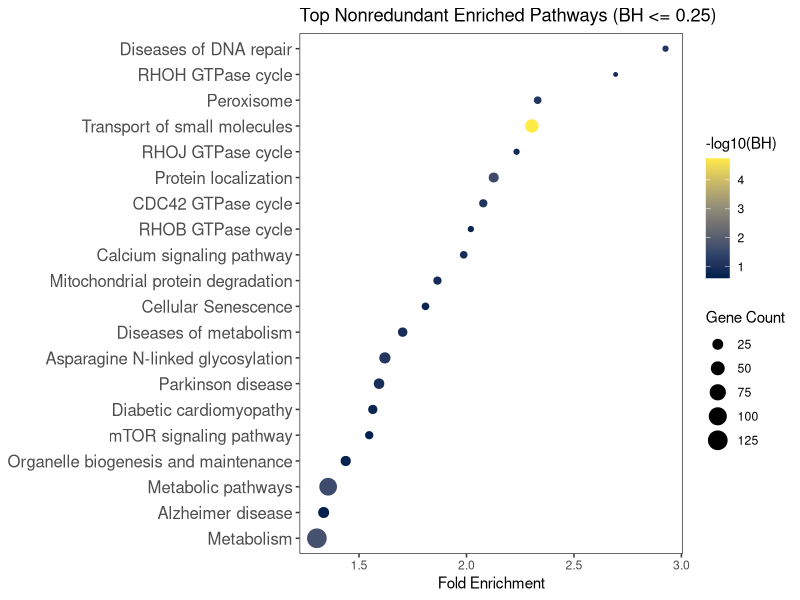
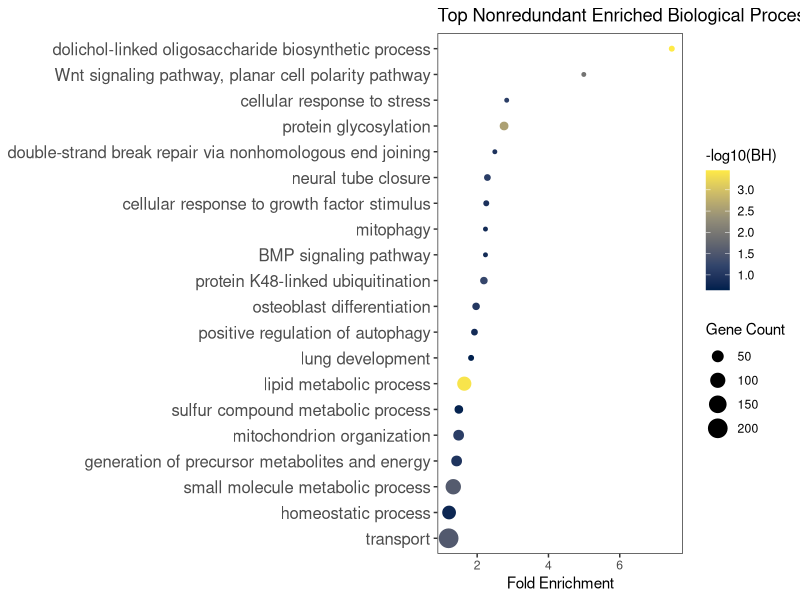
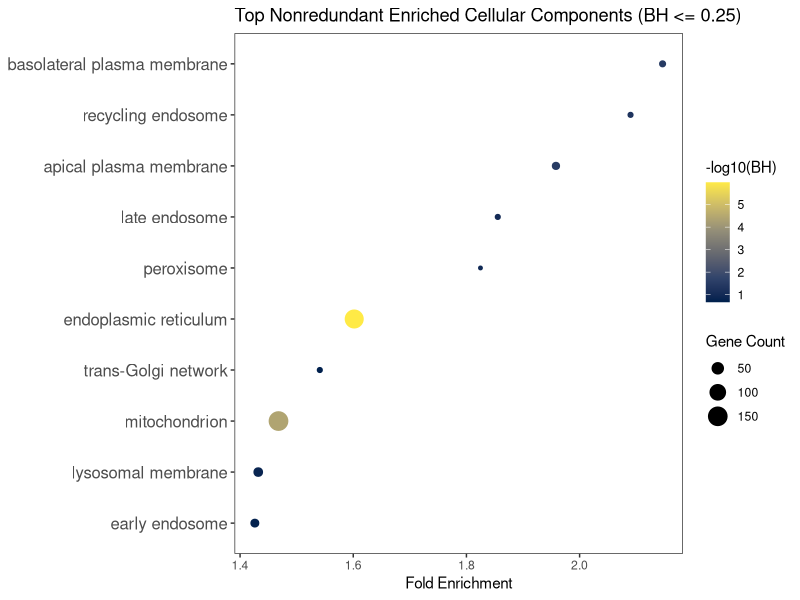
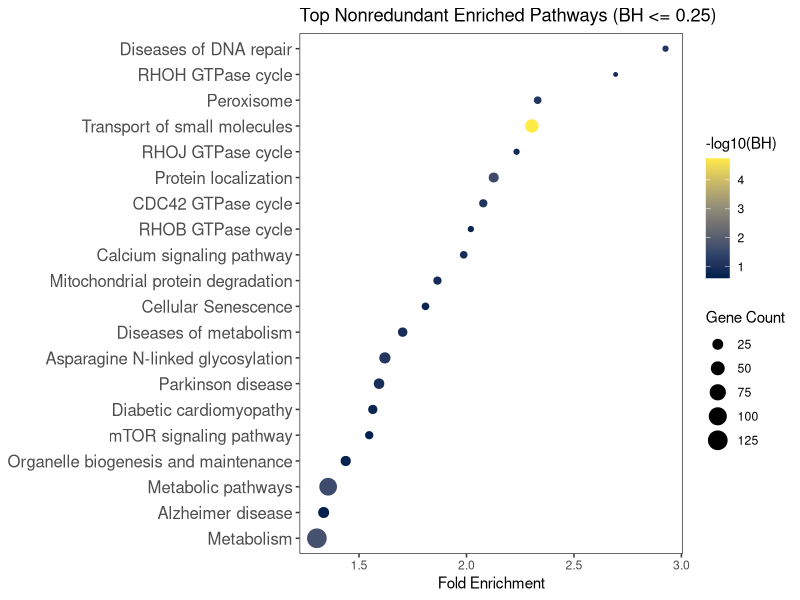
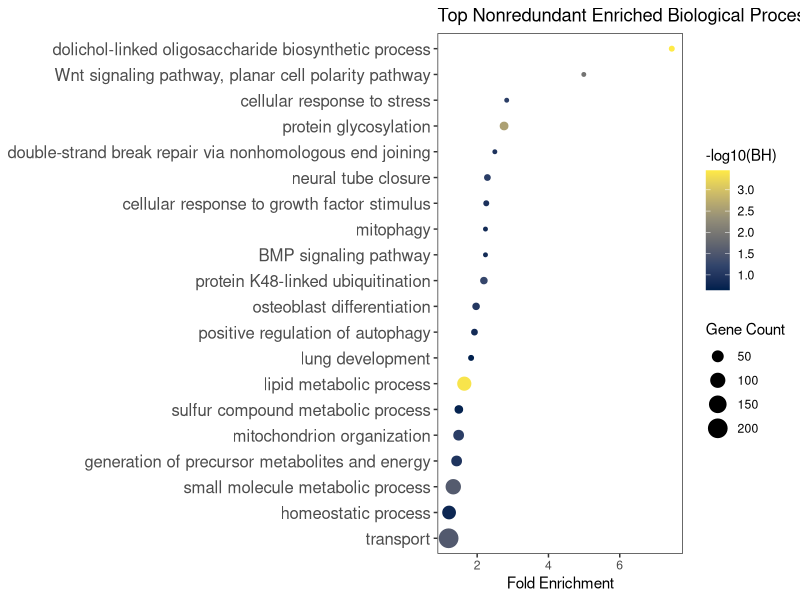
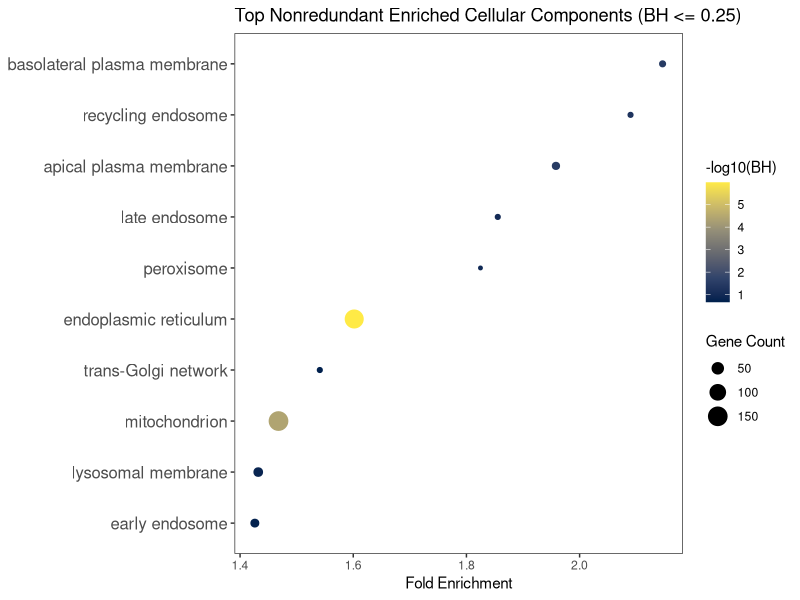

Source code (R) for these figures, in order:
library(dplyr)
library(ggplot2)
library(readr)
library(stringr)
library(forcats)
library(viridis)

# ---------------------------------------------------------
# 1. INPUT
# ---------------------------------------------------------

enrich_df <- read.csv(
  "Proteomic_output_txts/PANGEA_results_pval0.01_FC2/Acute_RDH12_200vsVeh_200enrichment_2026-04-28.csv",
  check.names = FALSE,
  stringsAsFactors = FALSE
)

outdir <- "Proteomic_Figs/PANGEA_top_terms_plots/pval0.01_FC2/Acute_RDH12_200vsVeh_200enrichment/dotplots/"
dir.create(outdir, recursive = TRUE, showWarnings = FALSE)

# BH cutoff for plotting
bh_cutoff <- 0.25

# number of terms to plot after redundancy reduction
n_pathway_terms <- 20
n_bp_terms <- 20
n_cc_terms <- 10

# redundancy settings
remove_near_duplicates <- TRUE
jaccard_cutoff <- 0.85   # remove terms with very similar overlap-gene sets
remove_subset_duplicates <- TRUE
subset_cutoff <- 0.9     # 1.0 = strict subset only; use 0.9 if you want almost-subsets removed too

# whether to save PNG in addition to PDF
save_png <- FALSE

# ---------------------------------------------------------
# 2. CLEAN COLUMN TYPES
# ---------------------------------------------------------

# Keep the original "Fold Enrichment" column if it exists,
# and also keep log2 fold as a separate numeric column.
enrich_df <- enrich_df %>%
  mutate(
    `Fold Enrichment` = suppressWarnings(as.numeric(`Fold Enrichment`)),
    `log2 fold` = suppressWarnings(as.numeric(`log2 fold`)),
    `Benjamini & Hochberg` = suppressWarnings(as.numeric(`Benjamini & Hochberg`)),
    `Count Overlap Gene` = suppressWarnings(as.numeric(`Count Overlap Gene`))
  )

# If Fold Enrichment is missing but log2 fold exists, use log2 fold as the plotted x variable
if (!"Fold Enrichment" %in% colnames(enrich_df) || all(is.na(enrich_df$`Fold Enrichment`))) {
  enrich_df <- enrich_df %>%
    mutate(`Fold Enrichment` = `log2 fold`)
}

# ---------------------------------------------------------
# 3. FIND OVERLAP GENE COLUMN
# ---------------------------------------------------------

candidate_overlap_cols <- c(
  "Overlaping Gene Symbols",   # common PANGEA spelling
  "Overlapping Gene Symbols",
  "Overlap Gene Symbols",
  "Shared Gene Symbols",
  "Genes in Overlap",
  "Gene Symbols",
  "Input gene(s) in this gene set",
  "Genes",
  "Overlap Genes",
  "overlap_genes"
)

overlap_col <- candidate_overlap_cols[candidate_overlap_cols %in% colnames(enrich_df)][1]

if (is.na(overlap_col) || length(overlap_col) == 0) {
  stop(
    paste0(
      "Could not find the overlap gene column.\n",
      "Available columns are:\n",
      paste(colnames(enrich_df), collapse = "\n")
    )
  )
}

message("Using overlap gene column: ", overlap_col)

# ---------------------------------------------------------
# 4. HELPER FUNCTIONS
# ---------------------------------------------------------

normalize_term_name <- function(x) {
  x %>%
    str_to_lower() %>%
    str_replace_all("[^a-z0-9 ]+", " ") %>%
    str_squish()
}

parse_gene_set <- function(x) {
  if (is.na(x) || x == "") return(character(0))
  
  genes <- unlist(str_split(x, "\\s*[,;/|]\\s*"))
  genes <- str_trim(genes)
  genes <- genes[genes != ""]
  genes <- unique(genes)
  genes
}

canonical_gene_set_string <- function(x) {
  genes <- parse_gene_set(x)
  if (length(genes) == 0) return(NA_character_)
  paste(sort(genes), collapse = ";")
}

jaccard_similarity <- function(a, b) {
  a <- unique(a)
  b <- unique(b)
  
  if (length(a) == 0 && length(b) == 0) return(1)
  if (length(a) == 0 || length(b) == 0) return(0)
  
  inter <- length(intersect(a, b))
  union <- length(union(a, b))
  inter / union
}

containment_similarity <- function(a, b) {
  a <- unique(a)
  b <- unique(b)
  
  if (length(a) == 0 || length(b) == 0) return(0)
  
  inter <- length(intersect(a, b))
  inter / min(length(a), length(b))
}

sanitize_filename <- function(x) {
  x %>%
    str_replace_all("[^A-Za-z0-9_\\-]+", "_") %>%
    str_replace_all("_+", "_") %>%
    str_replace_all("^_|_$", "")
}

# ---------------------------------------------------------
# 5. REDUNDANCY REDUCTION
# ---------------------------------------------------------

# This version:
# 1. filters by BH cutoff
# 2. ranks terms so larger overlap sets are preferred first
# 3. removes exact duplicate overlap-gene sets
# 4. optionally removes subset terms
# 5. optionally removes near-duplicate terms by Jaccard similarity
reduce_redundant_terms <- function(df,
                                   n_terms,
                                   bh_cutoff,
                                   overlap_col,
                                   remove_near_duplicates = TRUE,
                                   jaccard_cutoff = 0.85,
                                   remove_subset_duplicates = TRUE,
                                   subset_cutoff = 1.0) {
  
  if (nrow(df) == 0) {
    return(df[0, , drop = FALSE])
  }
  
  work_df <- df %>%
    filter(
      !is.na(`Fold Enrichment`),
      !is.na(`Benjamini & Hochberg`),
      `Benjamini & Hochberg` <= bh_cutoff
    ) %>%
    mutate(
      term_norm = normalize_term_name(`Gene Set Name`),
      overlap_string = vapply(.data[[overlap_col]], canonical_gene_set_string, character(1)),
      overlap_count = vapply(.data[[overlap_col]], function(x) length(parse_gene_set(x)), integer(1))
    ) %>%
    # IMPORTANT: prefer broader terms first
    arrange(desc(overlap_count), `Benjamini & Hochberg`, desc(`Fold Enrichment`)) %>%
    distinct(`Gene Set Name`, .keep_all = TRUE)
  
  if (nrow(work_df) == 0) {
    return(work_df)
  }
  
  # Remove exact duplicate overlap-gene sets
  exact_dedup_df <- work_df %>%
    mutate(
      overlap_string = if_else(
        is.na(overlap_string),
        paste0("NO_OVERLAP_", row_number()),
        overlap_string
      )
    ) %>%
    distinct(overlap_string, .keep_all = TRUE)
  
  if (!remove_near_duplicates && !remove_subset_duplicates) {
    return(exact_dedup_df %>% slice_head(n = n_terms))
  }
  
  kept_rows <- vector("list", length = 0)
  kept_gene_sets <- list()
  
  for (i in seq_len(nrow(exact_dedup_df))) {
    current_row <- exact_dedup_df[i, , drop = FALSE]
    current_genes <- parse_gene_set(current_row[[overlap_col]])
    
    is_redundant <- FALSE
    
    if (length(kept_gene_sets) > 0) {
      for (k in seq_along(kept_gene_sets)) {
        kept_genes <- kept_gene_sets[[k]]
        
        jac <- jaccard_similarity(current_genes, kept_genes)
        cont <- containment_similarity(current_genes, kept_genes)
        
        if (remove_near_duplicates && jac >= jaccard_cutoff) {
          is_redundant <- TRUE
          break
        }
        
        if (remove_subset_duplicates && cont >= subset_cutoff) {
          is_redundant <- TRUE
          break
        }
      }
    }
    
    if (!is_redundant) {
      kept_rows[[length(kept_rows) + 1]] <- current_row
      kept_gene_sets[[length(kept_gene_sets) + 1]] <- current_genes
    }
  }
  
  out_df <- bind_rows(kept_rows)
  
  out_df %>%
    slice_head(n = n_terms)
}

# ---------------------------------------------------------
# 6. PLOTTING FUNCTION
# ---------------------------------------------------------

make_enrichment_plot <- function(df,
                                 n_terms,
                                 title_text,
                                 out_file_base,
                                 bh_cutoff,
                                 overlap_col,
                                 remove_near_duplicates = TRUE,
                                 jaccard_cutoff = 0.85,
                                 remove_subset_duplicates = TRUE,
                                 subset_cutoff = 1.0,
                                 outdir = ".",
                                 save_png = FALSE) {
  
  if (nrow(df) == 0) {
    message("No rows found for: ", title_text)
    return(NULL)
  }
  
  plot_df <- reduce_redundant_terms(
    df = df,
    n_terms = n_terms,
    bh_cutoff = bh_cutoff,
    overlap_col = overlap_col,
    remove_near_duplicates = remove_near_duplicates,
    jaccard_cutoff = jaccard_cutoff,
    remove_subset_duplicates = remove_subset_duplicates,
    subset_cutoff = subset_cutoff
  )
  
  if (nrow(plot_df) == 0) {
    message("No significant nonredundant rows after BH filtering for: ", title_text)
    return(NULL)
  }
  
  plot_df <- plot_df %>%
    mutate(
      `Gene Set Name` = fct_reorder(`Gene Set Name`, `Fold Enrichment`)
    )
  
  p <- ggplot(
    plot_df,
    aes(
      x = `Fold Enrichment`,
      y = `Gene Set Name`,
      size = `Count Overlap Gene`,
      color = -log10(`Benjamini & Hochberg`)
    )
  ) +
    geom_point() +
    scale_color_viridis_c(option = "cividis") +
    labs(
      title = title_text,
      x = "Fold Enrichment",
      y = NULL,
      color = "-log10(BH)",
      size = "Gene Count"
    ) +
    theme_bw() +
    theme(
      panel.grid = element_blank(),
      axis.text.y = element_text(size = 12)
    )
  
  print(p)
  
  pdf_file <- file.path(outdir, paste0(out_file_base, ".pdf"))
  ggsave(
    filename = pdf_file,
    plot = p,
    width = 10,
    height = 7
  )
  
  if (save_png) {
    png_file <- file.path(outdir, paste0(out_file_base, ".png"))
    ggsave(
      filename = png_file,
      plot = p,
      width = 10,
      height = 7,
      dpi = 300
    )
  }
  
  return(plot_df)
}

# ---------------------------------------------------------
# 7. DEFINE CATEGORIES
# ---------------------------------------------------------

pathway_categories <- c(
  "REACTOME pathway",
  "PANTHER Pathway H.sap",
  "KEGG Pathway H.sap"
)

bp_categories <- c(
  "GO Biological Processes",
  "Direct GO Biological Processes",
  "SLIM2 GO BP"
)

cc_categories <- c(
  "GO Cellular Component",
  "Direct GO Cellular Component",
  "SLIM2 GO CC"
)

# ---------------------------------------------------------
# 8. SUBSET TABLES
# ---------------------------------------------------------

pathway_df <- enrich_df %>%
  filter(`Gene Set Category` %in% pathway_categories)

bp_df <- enrich_df %>%
  filter(`Gene Set Category` %in% bp_categories)

cc_df <- enrich_df %>%
  filter(`Gene Set Category` %in% cc_categories)

# ---------------------------------------------------------
# 9. MAKE PLOTS
# ---------------------------------------------------------

top_pathways <- make_enrichment_plot(
  df = pathway_df,
  n_terms = n_pathway_terms,
  title_text = paste0(
    "Top Nonredundant Enriched Pathways (BH <= ", bh_cutoff, ")"
  ),
  out_file_base = "top_nonredundant_pathways",
  bh_cutoff = bh_cutoff,
  overlap_col = overlap_col,
  remove_near_duplicates = remove_near_duplicates,
  jaccard_cutoff = jaccard_cutoff,
  remove_subset_duplicates = remove_subset_duplicates,
  subset_cutoff = subset_cutoff,
  outdir = outdir,
  save_png = save_png
)

top_bp <- make_enrichment_plot(
  df = bp_df,
  n_terms = n_bp_terms,
  title_text = paste0(
    "Top Nonredundant Enriched Biological Processes (BH <= ", bh_cutoff, ")"
  ),
  out_file_base = "top_nonredundant_biological_processes",
  bh_cutoff = bh_cutoff,
  overlap_col = overlap_col,
  remove_near_duplicates = remove_near_duplicates,
  jaccard_cutoff = jaccard_cutoff,
  remove_subset_duplicates = remove_subset_duplicates,
  subset_cutoff = subset_cutoff,
  outdir = outdir,
  save_png = save_png
)

top_cc <- make_enrichment_plot(
  df = cc_df,
  n_terms = n_cc_terms,
  title_text = paste0(
    "Top Nonredundant Enriched Cellular Components (BH <= ", bh_cutoff, ")"
  ),
  out_file_base = "top_nonredundant_cellular_components",
  bh_cutoff = bh_cutoff,
  overlap_col = overlap_col,
  remove_near_duplicates = remove_near_duplicates,
  jaccard_cutoff = jaccard_cutoff,
  remove_subset_duplicates = remove_subset_duplicates,
  subset_cutoff = subset_cutoff,
  outdir = outdir,
  save_png = save_png
)

# ---------------------------------------------------------
# 10. WRITE TABLES USED FOR EACH PLOT
# ---------------------------------------------------------

if (!is.null(top_pathways)) {
  write.csv(
    top_pathways,
    file.path(outdir, "top_nonredundant_pathways.csv"),
    row.names = FALSE
  )
}

if (!is.null(top_bp)) {
  write.csv(
    top_bp,
    file.path(outdir, "top_nonredundant_biological_processes.csv"),
    row.names = FALSE
  )
}

if (!is.null(top_cc)) {
  write.csv(
    top_cc,
    file.path(outdir, "top_nonredundant_cellular_components.csv"),
    row.names = FALSE
  )
}

# ---------------------------------------------------------
# 11. OPTIONAL: SAVE FILTERED FULL TABLES AFTER BH FILTER
# ---------------------------------------------------------

write.csv(
  pathway_df %>%
    filter(!is.na(`Benjamini & Hochberg`), `Benjamini & Hochberg` <= bh_cutoff),
  file.path(outdir, "all_pathways_BH_filtered.csv"),
  row.names = FALSE
)

write.csv(
  bp_df %>%
    filter(!is.na(`Benjamini & Hochberg`), `Benjamini & Hochberg` <= bh_cutoff),
  file.path(outdir, "all_biological_processes_BH_filtered.csv"),
  row.names = FALSE
)

write.csv(
  cc_df %>%
    filter(!is.na(`Benjamini & Hochberg`), `Benjamini & Hochberg` <= bh_cutoff),
  file.path(outdir, "all_cellular_components_BH_filtered.csv"),
  row.names = FALSE
)
